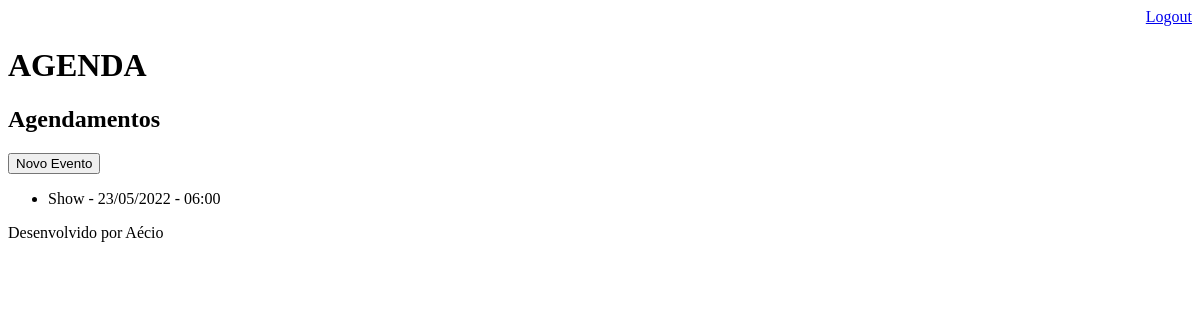
Page /agenda/ (signed in) on the earlier database version.
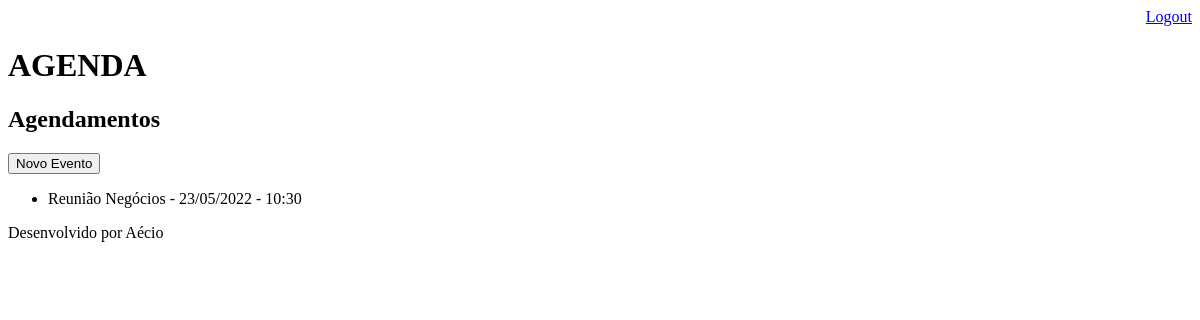
Same page on the later database version.
### core/models.py (models this page shows, shortened)
class Evento(models.Model):
    titulo = models.CharField(max_length=100)
    descricao = models.TextField(blank=True, null=True)
    data_evento = models.DateTimeField(verbose_name="Data do Evento")
    data_criacao = models.DateTimeField(auto_now=True)
    usuario = models.ForeignKey(User, on_delete=models.CASCADE)
    class Meta:
        db_table = 'evento'
    def get_data_evento(self):
        return self.data_evento.strftime('%d/%m/%Y - %H:%M')

### core/views.py (the view)
# urls.py: path('agenda/', views.lista_eventos),
@login_required(login_url='/login/')
def lista_eventos(requests):
    usuario = requests.user
    evento = Evento.objects.filter(usuario=usuario)
    dados = {'eventos': evento}
    return render(requests, 'agenda.html', dados)

### templates/agenda.html
{% extends "model-page.html" %}
{% block content %}
    <h2>Agendamentos</h2>
    <a href="evento/">
        <button type="button">Novo Evento</button>
    </a>
    <ul>
    {% for evento in eventos %}
        <li>{{evento.titulo}} - {{evento.get_data_evento}}</li>
    {% endfor %}
    </ul>
{% endblock %}

### templates/model-page.html
<!DOCTYPE html>
<html lang="pt-br">
<head>
    {% include "model-header.html" %}
</head>
<body>
    {%block content %} {% endblock %}
    {% include "model-footer.html"%}
</body>
</html>

### templates/model-header.html (shortened to what this page needs)
        <div align="right">
            <a href="/logout">Logout</a>
        </div>
 <h1>AGENDA</h1>

### templates/model-footer.html
<p>Desenvolvido por Aécio</p>

Differences in the rows shown:
removed Evento: titulo "Show", get_data_evento "23/05/2022 - 06:00"
added Evento: titulo "Reunião Negócios", get_data_evento "23/05/2022 - 10:30"
